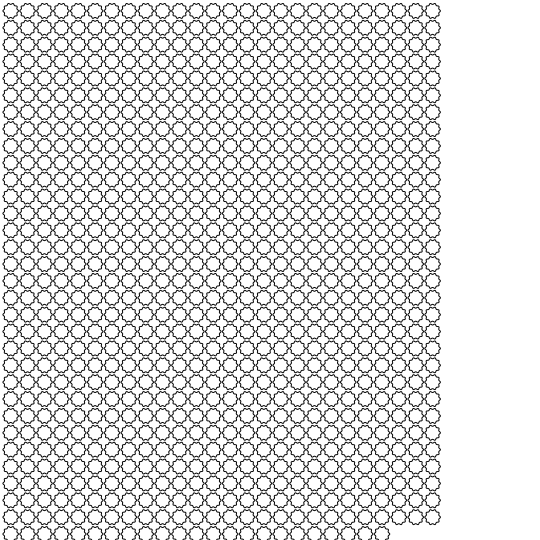

Here is the Python script that generated this plot:
# -*- coding: utf-8 -*-

import inspect
import math
import os
import svgwrite
import sys

# add parent directory to sys path to import relative modules
currentdir = os.path.dirname(os.path.abspath(inspect.getfile(inspect.currentframe())))
parentdir = os.path.dirname(currentdir)
sys.path.insert(0,parentdir)

import lib.svgutils as svgu

# Config
DPI = 72
WIDTH = 7.5 * DPI
HEIGHT = 7.5 * DPI
OUTPUT_FILE = 'thank-you.svg'
INPUT_FILE = 'badge.svg'
COUNT = 829
COLS = 26
ROWS = int(math.ceil(1.0 * COUNT / 26))
SCALE = 0.67

cell = min(1.0 * WIDTH / COLS, 1.0 * HEIGHT / ROWS)
cellR = cell * 0.5

# Init SVG
dwg = svgwrite.Drawing(OUTPUT_FILE, size=(WIDTH, HEIGHT), profile='full')

# Backer ref
data = svgu.getDataFromSVG(INPUT_FILE)
dwgBacker = dwg.g(id="backer")
for path in data["paths"]:
    dwgBacker.add(dwg.path(d=path, stroke_width=1.5, stroke="#000000", fill="#FFFFFF"))
dwg.defs.add(dwgBacker)

# Draw forests
x = 0
y = 0
for backer in range(COUNT):
    t = "translate(%s, %s) scale(%s)" % (x,y,SCALE)
    dwg.add(dwg.use("#backer", insert=(0,0), transform=t))
    x += cell
    if x >= (cell*COLS):
        x = 0
        y += cell

dwg.save()
print "Saved svg: %s" % OUTPUT_FILE
